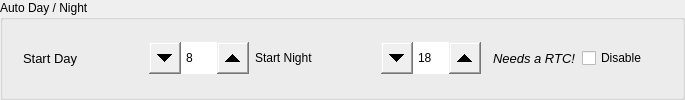
       <widget class="QGroupBox" name="groupBoxDayNight">
        <property name="sizePolicy">
         <sizepolicy hsizetype="Expanding" vsizetype="Preferred">
          <horstretch>0</horstretch>
          <verstretch>0</verstretch>
         </sizepolicy>
        </property>
        <property name="title">
         <string>Auto Day / Night</string>
        </property>
        <layout class="QVBoxLayout" name="verticalLayout_6">
         <property name="topMargin">
          <number>0</number>
         </property>
         <property name="bottomMargin">
          <number>0</number>
         </property>
         <item>
          <widget class="QWidget" name="horizontalWidget7" native="true">
           <property name="sizePolicy">
            <sizepolicy hsizetype="Expanding" vsizetype="Fixed">
             <horstretch>0</horstretch>
             <verstretch>0</verstretch>
            </sizepolicy>
           </property>
           <layout class="QHBoxLayout" name="horizontalLayout_9">
            <property name="topMargin">
             <number>0</number>
            </property>
            <property name="bottomMargin">
             <number>0</number>
            </property>
            <item>
             <widget class="QWidget" name="startday" native="true">
              <property name="sizePolicy">
               <sizepolicy hsizetype="Preferred" vsizetype="Preferred">
                <horstretch>0</horstretch>
                <verstretch>0</verstretch>
               </sizepolicy>
              </property>
              <layout class="QFormLayout" name="formLayout_18">
               <property name="leftMargin">
                <number>0</number>
               </property>
               <property name="topMargin">
                <number>0</number>
               </property>
               <property name="rightMargin">
                <number>0</number>
               </property>
               <property name="bottomMargin">
                <number>0</number>
               </property>
               <item row="0" column="0">
                <widget class="QLabel" name="labelDay">
                 <property name="sizePolicy">
                  <sizepolicy hsizetype="Fixed" vsizetype="Fixed">
                   <horstretch>0</horstretch>
                   <verstretch>0</verstretch>
                  </sizepolicy>
                 </property>
                 <property name="minimumSize">
                  <size>
                   <width>120</width>
                   <height>32</height>
                  </size>
                 </property>
                 <property name="maximumSize">
                  <size>
                   <width>120</width>
                   <height>32</height>
                  </size>
                 </property>
                 <property name="font">
                  <font>
                   <pointsize>10</pointsize>
                  </font>
                 </property>
                 <property name="text">
                  <string>Start Day</string>
                 </property>
                </widget>
               </item>
               <item row="0" column="1">
                <widget class="QSpinBox" name="spinBoxDay">
                 <property name="sizePolicy">
                  <sizepolicy hsizetype="Fixed" vsizetype="Fixed">
                   <horstretch>0</horstretch>
                   <verstretch>0</verstretch>
                  </sizepolicy>
                 </property>
                 <property name="minimumSize">
                  <size>
                   <width>100</width>
                   <height>32</height>
                  </size>
                 </property>
                 <property name="maximumSize">
                  <size>
                   <width>100</width>
                   <height>32</height>
                  </size>
                 </property>
                 <property name="styleSheet">
                  <string notr="true">QSpinBox::up-button { width: 32px; height: 32px;
subcontrol-origin: margin;
subcontrol-position: center right;
}
QSpinBox::down-button { width: 32px; height: 32px; 
subcontrol-origin: margin;
subcontrol-position: center left;
}</string>
                 </property>
                 <property name="maximum">
                  <number>23</number>
                 </property>
                 <property name="value">
                  <number>8</number>
                 </property>
                </widget>
               </item>
              </layout>
             </widget>
            </item>
            <item>
             <widget class="QWidget" name="startnight" native="true">
              <property name="sizePolicy">
               <sizepolicy hsizetype="Preferred" vsizetype="Preferred">
                <horstretch>0</horstretch>
                <verstretch>0</verstretch>
               </sizepolicy>
              </property>
              <layout class="QFormLayout" name="formLayout_22">
               <property name="labelAlignment">
                <set>Qt::AlignLeading</set>
               </property>
               <property name="leftMargin">
                <number>0</number>
               </property>
               <property name="topMargin">
                <number>0</number>
               </property>
               <property name="rightMargin">
                <number>0</number>
               </property>
               <property name="bottomMargin">
                <number>0</number>
               </property>
               <item row="0" column="0">
                <widget class="QLabel" name="labelNight">
                 <property name="sizePolicy">
                  <sizepolicy hsizetype="Fixed" vsizetype="Fixed">
                   <horstretch>0</horstretch>
                   <verstretch>0</verstretch>
                  </sizepolicy>
                 </property>
                 <property name="minimumSize">
                  <size>
                   <width>120</width>
                   <height>32</height>
                  </size>
                 </property>
                 <property name="maximumSize">
                  <size>
                   <width>120</width>
                   <height>32</height>
                  </size>
                 </property>
                 <property name="text">
                  <string>Start Night</string>
                 </property>
                </widget>
               </item>
               <item row="0" column="1">
                <widget class="QSpinBox" name="spinBoxNight">
                 <property name="sizePolicy">
                  <sizepolicy hsizetype="Fixed" vsizetype="Fixed">
                   <horstretch>0</horstretch>
                   <verstretch>0</verstretch>
                  </sizepolicy>
                 </property>
                 <property name="minimumSize">
                  <size>
                   <width>100</width>
                   <height>32</height>
                  </size>
                 </property>
                 <property name="maximumSize">
                  <size>
                   <width>100</width>
                   <height>32</height>
                  </size>
                 </property>
                 <property name="styleSheet">
                  <string notr="true">QSpinBox::up-button { width: 32px; height: 32px;
subcontrol-origin: margin;
subcontrol-position: center right;
}
QSpinBox::down-button { width: 32px; height: 32px; 
subcontrol-origin: margin;
subcontrol-position: center left;
}</string>
                 </property>
                 <property name="maximum">
                  <number>23</number>
                 </property>
                 <property name="value">
                  <number>18</number>
                 </property>
                </widget>
               </item>
              </layout>
             </widget>
            </item>
            <item>
             <widget class="QLabel" name="label_10">
              <property name="sizePolicy">
               <sizepolicy hsizetype="Fixed" vsizetype="Fixed">
                <horstretch>0</horstretch>
                <verstretch>0</verstretch>
               </sizepolicy>
              </property>
              <property name="text">
               <string>&lt;html&gt;&lt;head/&gt;&lt;body&gt;&lt;p&gt;&lt;img src=&quot;:/ico_info.png&quot;/&gt;&lt;/p&gt;&lt;/body&gt;&lt;/html&gt;</string>
              </property>
             </widget>
            </item>
            <item>
             <widget class="QLabel" name="labelDayNightNote">
              <property name="sizePolicy">
               <sizepolicy hsizetype="Expanding" vsizetype="Fixed">
                <horstretch>0</horstretch>
                <verstretch>0</verstretch>
               </sizepolicy>
              </property>
              <property name="minimumSize">
               <size>
                <width>0</width>
                <height>32</height>
               </size>
              </property>
              <property name="maximumSize">
               <size>
                <width>16777215</width>
                <height>32</height>
               </size>
              </property>
              <property name="font">
               <font>
                <pointsize>10</pointsize>
                <italic>true</italic>
               </font>
              </property>
              <property name="text">
               <string>Needs a RTC!</string>
              </property>
             </widget>
            </item>
            <item>
             <widget class="QCheckBox" name="checkBoxDisableDayNightRTC">
              <property name="sizePolicy">
               <sizepolicy hsizetype="Fixed" vsizetype="Fixed">
                <horstretch>0</horstretch>
                <verstretch>0</verstretch>
               </sizepolicy>
              </property>
              <property name="minimumSize">
               <size>
                <width>80</width>
                <height>32</height>
               </size>
              </property>
              <property name="maximumSize">
               <size>
                <width>80</width>
                <height>32</height>
               </size>
              </property>
              <property name="text">
               <string>Disable</string>
              </property>
             </widget>
            </item>
           </layout>
          </widget>
         </item>
        </layout>
       </widget>
